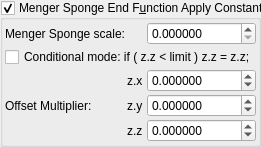
    <widget class="MyGroupBox" name="groupCheck_transf_function_enabledy">
     <property name="title">
      <string>Menger Sponge End F&amp;unction Apply Constants</string>
     </property>
     <property name="checkable">
      <bool>true</bool>
     </property>
     <layout class="QVBoxLayout" name="verticalLayout_11" stretch="0">
      <property name="spacing">
       <number>2</number>
      </property>
      <property name="leftMargin">
       <number>2</number>
      </property>
      <property name="topMargin">
       <number>2</number>
      </property>
      <property name="rightMargin">
       <number>2</number>
      </property>
      <property name="bottomMargin">
       <number>2</number>
      </property>
      <item>
       <layout class="QGridLayout" name="gridLayout_13" columnstretch="0,0,0,1">
        <property name="spacing">
         <number>2</number>
        </property>
        <item row="3" column="1">
         <widget class="QLabel" name="label_90">
          <property name="text">
           <string notr="true">z.y</string>
          </property>
         </widget>
        </item>
        <item row="0" column="0">
         <widget class="QLabel" name="label_92">
          <property name="text">
           <string>Menger Sponge scale:</string>
          </property>
          <property name="wordWrap">
           <bool>true</bool>
          </property>
         </widget>
        </item>
        <item row="3" column="0">
         <widget class="QLabel" name="label_91">
          <property name="text">
           <string>Offset Multiplier:</string>
          </property>
          <property name="wordWrap">
           <bool>true</bool>
          </property>
         </widget>
        </item>
        <item row="2" column="3">
         <widget class="MyDoubleSpinBox" name="spinbox3_transf_constant_multiplier_111_x">
          <property name="sizePolicy">
           <sizepolicy hsizetype="Minimum" vsizetype="Maximum">
            <horstretch>0</horstretch>
            <verstretch>0</verstretch>
           </sizepolicy>
          </property>
          <property name="prefix">
           <string/>
          </property>
          <property name="suffix">
           <string/>
          </property>
          <property name="decimals">
           <number>6</number>
          </property>
          <property name="minimum">
           <double>-99.989999999999995</double>
          </property>
          <property name="maximum">
           <double>99.989999999999995</double>
          </property>
          <property name="singleStep">
           <double>0.100000000000000</double>
          </property>
         </widget>
        </item>
        <item row="3" column="3">
         <widget class="MyDoubleSpinBox" name="spinbox3_transf_constant_multiplier_111_y">
          <property name="sizePolicy">
           <sizepolicy hsizetype="Minimum" vsizetype="Maximum">
            <horstretch>0</horstretch>
            <verstretch>0</verstretch>
           </sizepolicy>
          </property>
          <property name="prefix">
           <string/>
          </property>
          <property name="suffix">
           <string/>
          </property>
          <property name="decimals">
           <number>6</number>
          </property>
          <property name="minimum">
           <double>-99.989999999999995</double>
          </property>
          <property name="maximum">
           <double>99.989999999999995</double>
          </property>
          <property name="singleStep">
           <double>0.100000000000000</double>
          </property>
         </widget>
        </item>
        <item row="4" column="1">
         <widget class="QLabel" name="label_98">
          <property name="text">
           <string notr="true">z.z</string>
          </property>
         </widget>
        </item>
        <item row="2" column="1">
         <widget class="QLabel" name="label_93">
          <property name="text">
           <string notr="true">z.x</string>
          </property>
         </widget>
        </item>
        <item row="0" column="3">
         <widget class="MyDoubleSpinBox" name="spinbox_transf_scale_3">
          <property name="sizePolicy">
           <sizepolicy hsizetype="Minimum" vsizetype="Maximum">
            <horstretch>0</horstretch>
            <verstretch>0</verstretch>
           </sizepolicy>
          </property>
          <property name="prefix">
           <string/>
          </property>
          <property name="suffix">
           <string/>
          </property>
          <property name="decimals">
           <number>6</number>
          </property>
          <property name="minimum">
           <double>0.000000000000000</double>
          </property>
          <property name="maximum">
           <double>500.000000000000000</double>
          </property>
          <property name="singleStep">
           <double>0.100000000000000</double>
          </property>
         </widget>
        </item>
        <item row="4" column="3">
         <widget class="MyDoubleSpinBox" name="spinbox3_transf_constant_multiplier_111_z">
          <property name="sizePolicy">
           <sizepolicy hsizetype="Minimum" vsizetype="Maximum">
            <horstretch>0</horstretch>
            <verstretch>0</verstretch>
           </sizepolicy>
          </property>
          <property name="prefix">
           <string/>
          </property>
          <property name="suffix">
           <string/>
          </property>
          <property name="decimals">
           <number>6</number>
          </property>
          <property name="minimum">
           <double>-99.989999999999995</double>
          </property>
          <property name="maximum">
           <double>99.989999999999995</double>
          </property>
          <property name="singleStep">
           <double>0.100000000000000</double>
          </property>
         </widget>
        </item>
        <item row="1" column="0" colspan="4">
         <widget class="MyCheckBox" name="checkBox_transf_function_enabled">
          <property name="text">
           <string>Conditional mode: if ( z.z &lt; limit ) z.z = z.z;</string>
          </property>
         </widget>
        </item>
       </layout>
      </item>
     </layout>
    </widget>
